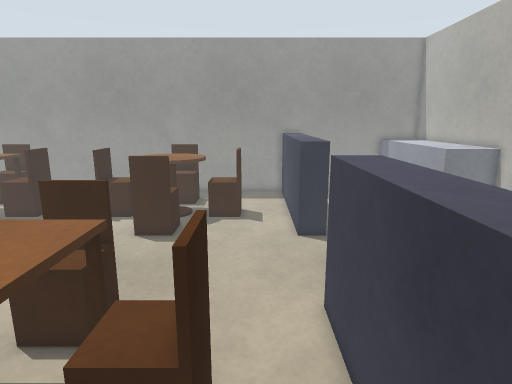
view 1 (above)

17 first-person views from a walk through a robot-simulator world made for Gazebo. The camera is 1.2 m above the floor, tilts 12° down and sees 75° across. The floor is counted in squares, 0.2 m on a side. Each view is taken from the middle of a square. On the plan, view 1 faces up. The plan holds only what a view shows up to about 20 squares ahead; the rest is blank. The place goes on beyond the plan.

view 2
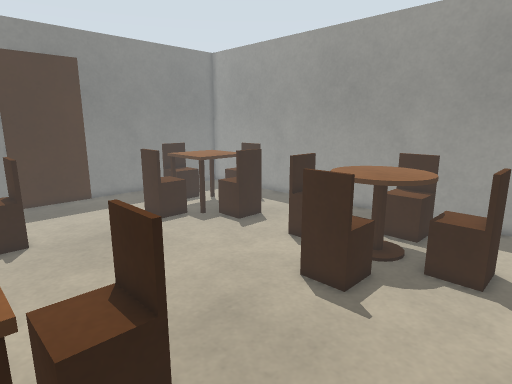

view 3
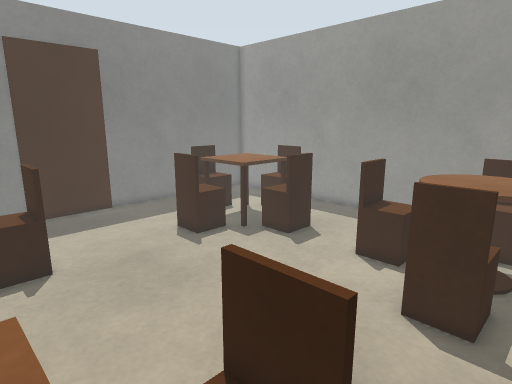

view 4
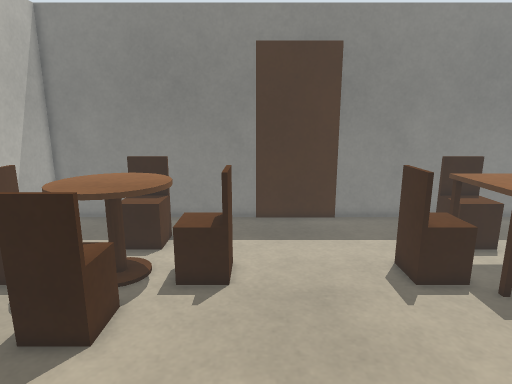

view 5
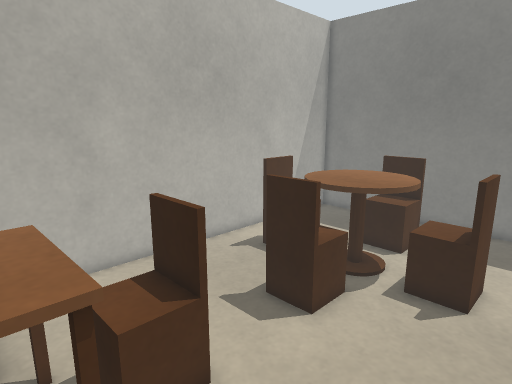

view 6
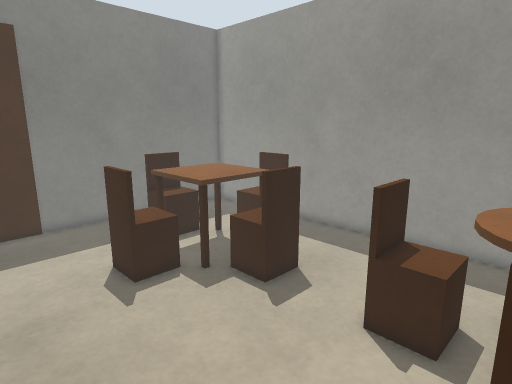

view 7
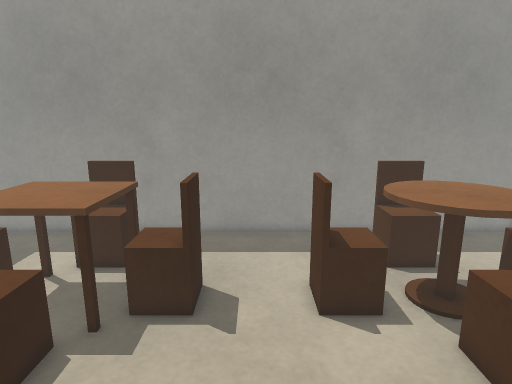

view 8
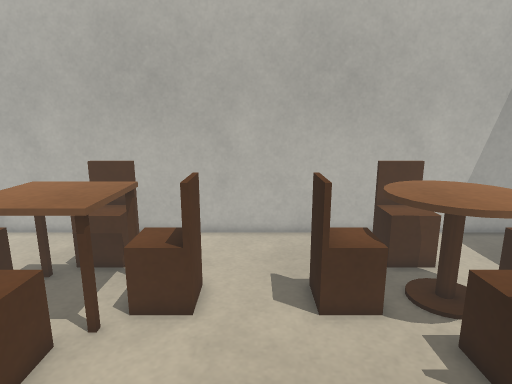

view 9
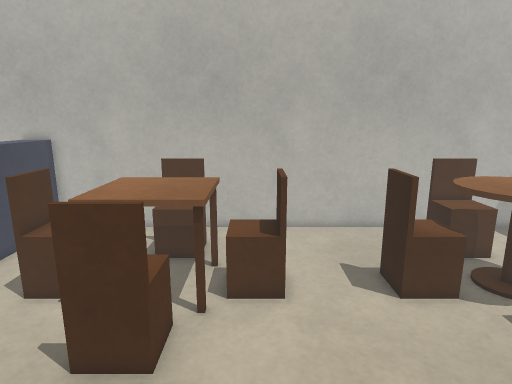

view 10
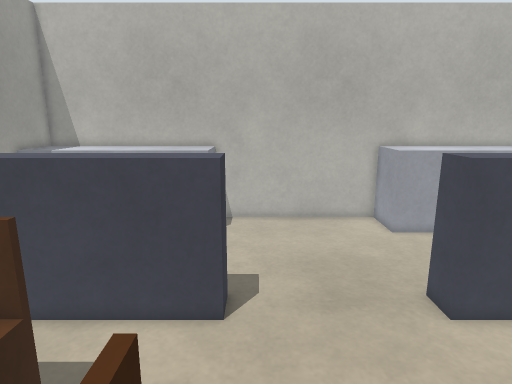

view 11
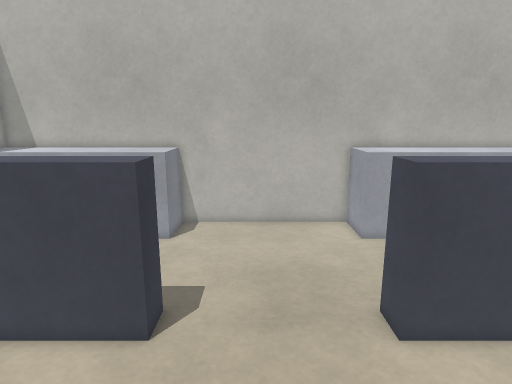

view 12
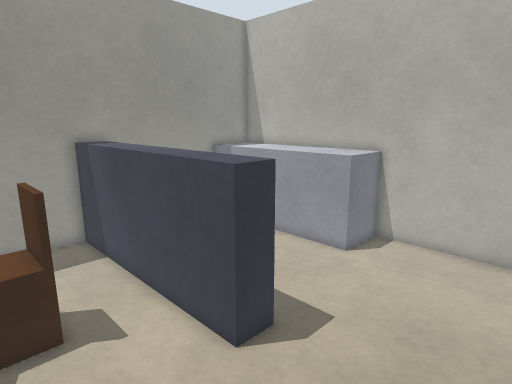

view 13
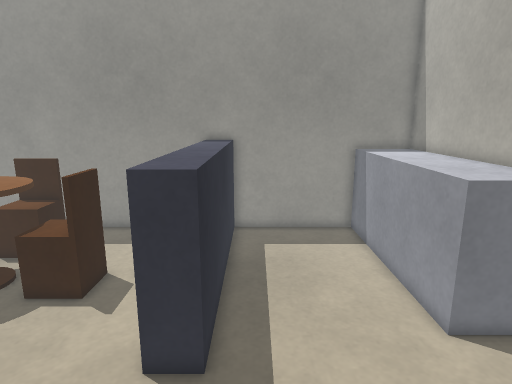

view 14
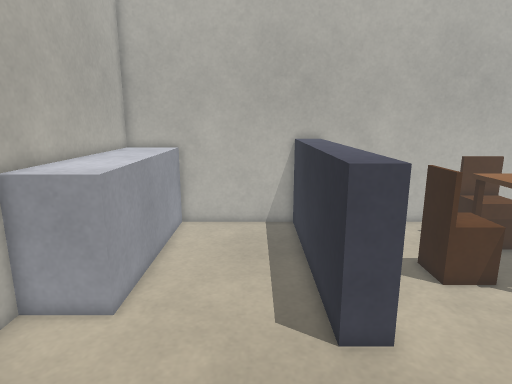

view 15
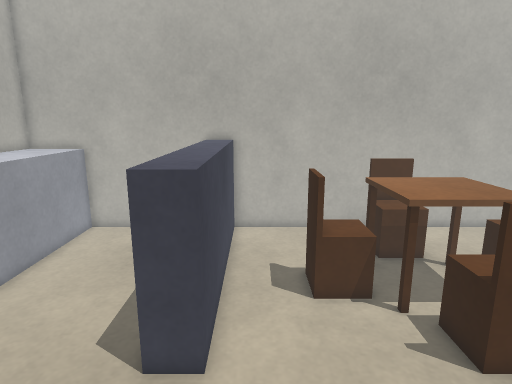

view 16
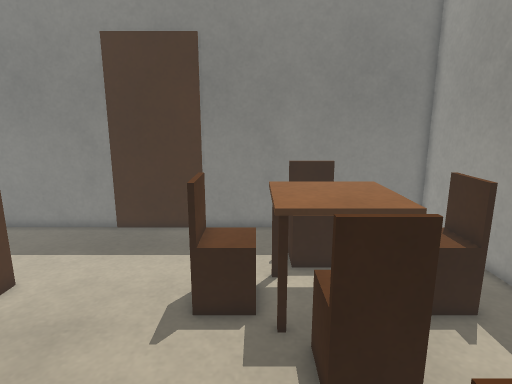

view 17
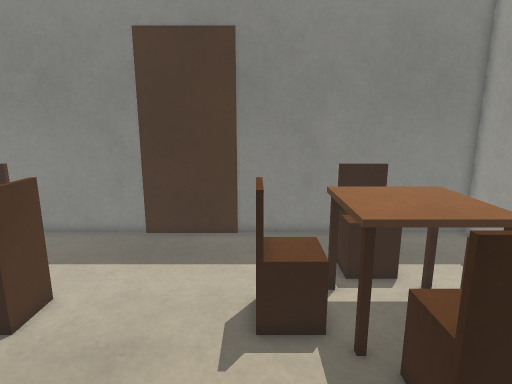

### Floor plan
Key: @ floor where view 1 was taken; # wall or solid block; . floor; = window, fence, low wall or low ledge; T table; B grey box; R brown box.
Columns run from 27 left of view 1 to 14 right of it. Each row starts with its distance up from view 1.
 29 ##########################################
 28 #...................   ......=#=......BBB#
 27 #...... ............    .....=#=......BBB#
 26 #...... TT...........TT .....=#=......BBB#
 25 #.......TT........ ..TT......=#=......BBB#
 24 # ......TT........ ..TT......=#=......BBB#
 23 #   ...TTTT....... .TTTT  ...=#=......BBB#
 22 #   TTTTTTTTTT...TTTTTTTTTT..=#=......BBB#
 21 #.. TTTTTTTTTT...TTTTTTTTTT..=#=......BBB#
 20 #......TTTT.........TTTT.....=#=......BBB#
 19 #.......TT...........TT......=#=......BBB#
 18 #.......TT...........TT......=#=.........#
 17 #.......TT...........TT......#=#.........#
 16 #........................................#
 15 #R.......................................#
 14 #R.......................................#
 13 #R.......................................#
 12 #R.......................................#
 11 #........................................#
 10 #.......TT...........TT......#=#.........#
  9 #.......TT...........TT......=#=.........#
  8 #.....  TT...........TT......=#=......BBB#
  7 #......TTTT.........TTTT.....=#=......BBB#
  6 #.. TTTTTTTTTT...TTTTTTTTTT..=#=......BBB#
  5 #.  TTTTTTTTTT...TTTTTTTTTT..=#=......BBB#
  4 #      TTTT.........TTTT  ...=#=......BBB#
  3 #  .....TT...........TT......=#=......BBB#
  2 # ......TT...........TT......=#=......BBB#
  1 # ..... TT...........TT......=#=......BBB#
  0 # ..... .............   ...@.=#=......BBB#
 -1 # ....  .............. ......=#=......BBB#
 -2 ##########################################

Positions as (right, up) in squares from view 1, and headings:
1: (0, 0), facing up
2: (1, 7), facing up-left
3: (-3, 7), facing up-left
4: (-6, 11), facing left
5: (-6, 12), facing down-left
6: (-6, 12), facing up-left
7: (-12, 11), facing up
8: (-12, 16), facing down
9: (-9, 17), facing down
10: (-7, 16), facing right
11: (-6, 14), facing right
12: (-3, 11), facing up-right
13: (5, 10), facing up
14: (6, 18), facing down
15: (1, 17), facing down
16: (-8, 19), facing left
17: (-9, 17), facing left
